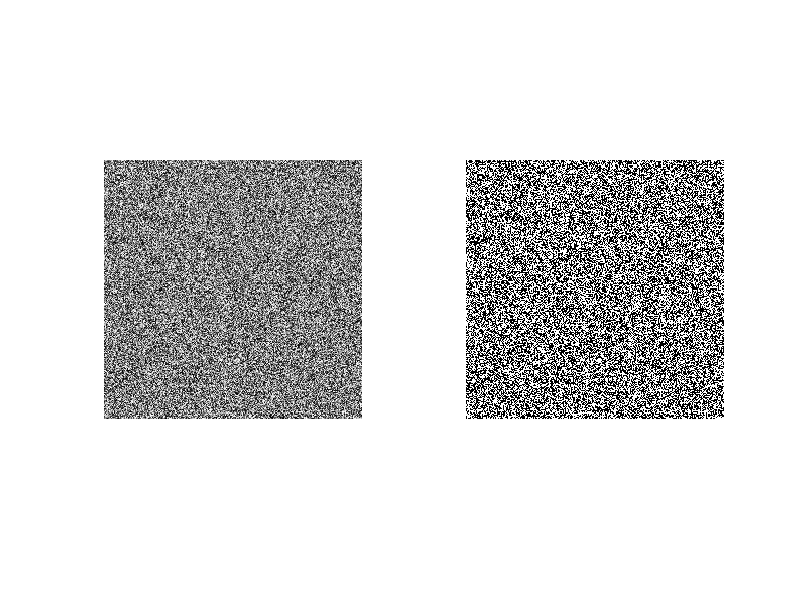

Write MATLAB code to recreate this figure.
row = 256, col = 256;
img = rand(row, col);
figure(1);
subplot(1,2,1); imshow(img)
img2 = round(img);
subplot(1,2,2); imshow(img2)
